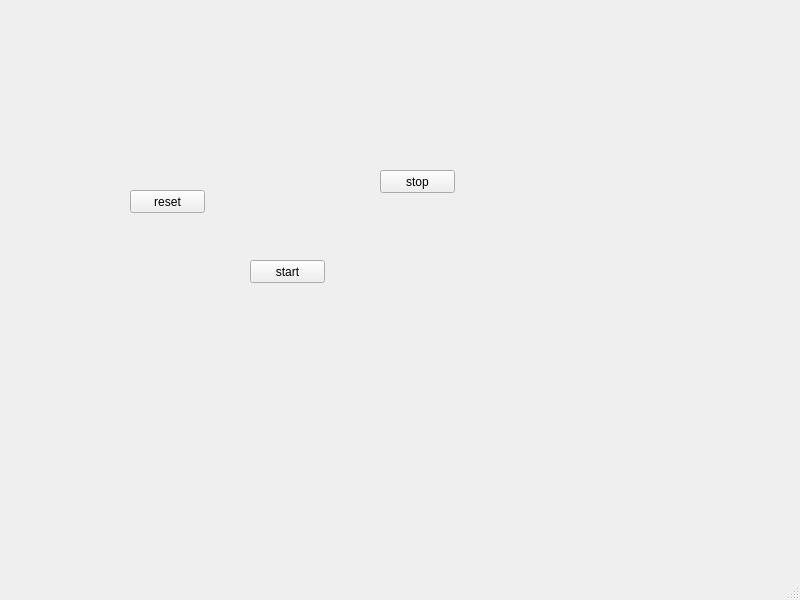
<?xml version="1.0" encoding="UTF-8"?>
<ui version="4.0">
 <class>MainWindow</class>
 <widget class="QMainWindow" name="MainWindow">
  <property name="geometry">
   <rect>
    <x>0</x>
    <y>0</y>
    <width>800</width>
    <height>600</height>
   </rect>
  </property>
  <property name="windowTitle">
   <string>MainWindow</string>
  </property>
  <widget class="QWidget" name="centralwidget">
   <widget class="QPushButton" name="reset">
    <property name="geometry">
     <rect>
      <x>130</x>
      <y>190</y>
      <width>75</width>
      <height>23</height>
     </rect>
    </property>
    <property name="text">
     <string>reset</string>
    </property>
   </widget>
   <widget class="QPushButton" name="start">
    <property name="geometry">
     <rect>
      <x>250</x>
      <y>260</y>
      <width>75</width>
      <height>23</height>
     </rect>
    </property>
    <property name="text">
     <string>start</string>
    </property>
   </widget>
   <widget class="QPushButton" name="stop">
    <property name="geometry">
     <rect>
      <x>380</x>
      <y>170</y>
      <width>75</width>
      <height>23</height>
     </rect>
    </property>
    <property name="text">
     <string>stop</string>
    </property>
   </widget>
  </widget>
  <widget class="QMenuBar" name="menubar">
   <property name="geometry">
    <rect>
     <x>0</x>
     <y>0</y>
     <width>800</width>
     <height>21</height>
    </rect>
   </property>
  </widget>
  <widget class="QStatusBar" name="statusbar"/>
 </widget>
 <resources/>
 <connections/>
</ui>
